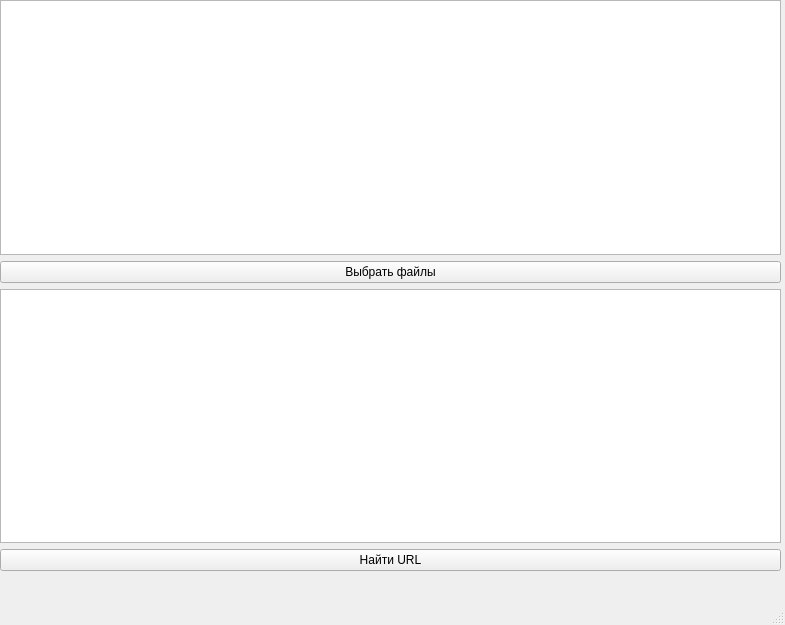
<?xml version="1.0" encoding="UTF-8"?>
<ui version="4.0">
 <class>MainWindow</class>
 <widget class="QMainWindow" name="MainWindow">
  <property name="geometry">
   <rect>
    <x>0</x>
    <y>0</y>
    <width>785</width>
    <height>625</height>
   </rect>
  </property>
  <property name="windowTitle">
   <string>Task4</string>
  </property>
  <widget class="QWidget" name="centralwidget">
   <widget class="QWidget" name="gridLayoutWidget">
    <property name="geometry">
     <rect>
      <x>0</x>
      <y>0</y>
      <width>781</width>
      <height>571</height>
     </rect>
    </property>
    <layout class="QGridLayout" name="gridLayout">
     <item row="1" column="0">
      <widget class="QPushButton" name="selectFilesButton">
       <property name="text">
        <string>Выбрать файлы</string>
       </property>
      </widget>
     </item>
     <item row="3" column="0">
      <widget class="QPushButton" name="searchUrlsButton">
       <property name="text">
        <string>Найти URL</string>
       </property>
      </widget>
     </item>
     <item row="0" column="0">
      <widget class="QListWidget" name="filesListWidget"/>
     </item>
     <item row="2" column="0">
      <widget class="QListWidget" name="resultsListWidget"/>
     </item>
    </layout>
   </widget>
  </widget>
  <widget class="QMenuBar" name="menubar">
   <property name="geometry">
    <rect>
     <x>0</x>
     <y>0</y>
     <width>785</width>
     <height>22</height>
    </rect>
   </property>
  </widget>
  <widget class="QStatusBar" name="statusbar"/>
 </widget>
 <resources/>
 <connections/>
</ui>
